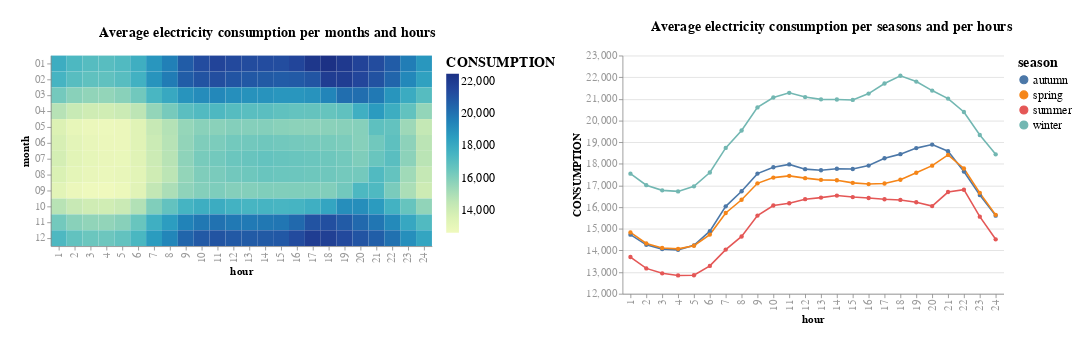

Here is the notebook cell this chart was saved with:
### Code cell
(heatmap_chart | season_chart4).properties(
              padding = 25
             ).configure_view(strokeWidth = 0
             ).configure_axis(labelColor = "#999999",
                              gridWidth = 1,
                              titleFont = 'Helvetica',
                              labelFont = 'Helvetica',
                              titleFontSize = 14,
                              labelFontSize = 14
             ).configure_text(font = 'Helvetica'
             ).configure_title(
                                align='center',
                                anchor='start',
                                offset = 20,
                                fontSize = 18,
                                dx = 100,
                                fontWeight = 'bold'
             ).configure_legend(
                                titleFontSize=18,
                                labelFontSize=15
                              )

### Figure 1 — Vega-Lite specification as saved in the notebook (floating-point values rounded to 4 significant figures; data arrays with more than 128 entries replaced by an {"elided": "..."} marker saying what was removed)
{"config": {"view": {"continuousWidth": 400, "continuousHeight": 300, "strokeWidth": 0}, "axis": {"gridWidth": 1, "labelColor": "#999999", "labelFont": "Helvetica", "labelFontSize": 14, "titleFont": "Helvetica", "titleFontSize": 14}, "legend": {"labelFontSize": 15, "titleFontSize": 18}, "text": {"font": "Helvetica"}, "title": {"align": "center", "anchor": "start", "dx": 100, "fontSize": 18, "fontWeight": "bold", "offset": 20}}, "hconcat": [{"data": {"name": "data-6c3743b0568d3f61b1c2eafd118dcc99"}, "mark": "rect", "encoding": {"color": {"type": "quantitative", "field": "CONSUMPTION"}, "tooltip": [{"type": "quantitative", "field": "CONSUMPTION"}], "x": {"type": "nominal", "field": "hour", "title": "hour"}, "y": {"type": "nominal", "field": "month", "title": "month"}}, "title": "Average electricity consumption per months and hours"}, {"data": {"name": "data-9a82195f90dc4c06e6e8fc4bd93f3e3d"}, "mark": {"type": "line", "point": true}, "encoding": {"color": {"type": "nominal", "field": "season"}, "tooltip": [{"type": "quantitative", "field": "CONSUMPTION"}, {"type": "nominal", "field": "season"}, {"type": "quantitative", "field": "hour"}], "x": {"type": "nominal", "field": "hour"}, "y": {"type": "quantitative", "field": "CONSUMPTION", "scale": {"zero": false}}}, "title": "Average electricity consumption per seasons and per hours"}], "padding": 25, "$schema": "https://vega.github.io/schema/vega-lite/v4.8.1.json", "datasets": {"data-6c3743b0568d3f61b1c2eafd118dcc99": {"elided": "288 records"}, "data-9a82195f90dc4c06e6e8fc4bd93f3e3d": [{"season": "autumn", "hour": 1, "CONSUMPTION": 14730.0}, {"season": "autumn", "hour": 2, "CONSUMPTION": 14260.0}, {"season": "autumn", "hour": 3, "CONSUMPTION": 14060.0}, {"season": "autumn", "hour": 4, "CONSUMPTION": 14030.0}, {"season": "autumn", "hour": 5, "CONSUMPTION": 14240.0}, {"season": "autumn", "hour": 6, "CONSUMPTION": 14890.0}, {"season": "autumn", "hour": 7, "CONSUMPTION": 16040.0}, {"season": "autumn", "hour": 8, "CONSUMPTION": 16740.0}, {"season": "autumn", "hour": 9, "CONSUMPTION": 17550.0}, {"season": "autumn", "hour": 10, "CONSUMPTION": 17840.0}, {"season": "autumn", "hour": 11, "CONSUMPTION": 17970.0}, {"season": "autumn", "hour": 12, "CONSUMPTION": 17760.0}, {"season": "autumn", "hour": 13, "CONSUMPTION": 17700.0}, {"season": "autumn", "hour": 14, "CONSUMPTION": 17770.0}, {"season": "autumn", "hour": 15, "CONSUMPTION": 17760.0}, {"season": "autumn", "hour": 16, "CONSUMPTION": 17920.0}, {"season": "autumn", "hour": 17, "CONSUMPTION": 18260.0}, {"season": "autumn", "hour": 18, "CONSUMPTION": 18450.0}, {"season": "autumn", "hour": 19, "CONSUMPTION": 18730.0}, {"season": "autumn", "hour": 20, "CONSUMPTION": 18890.0}, {"season": "autumn", "hour": 21, "CONSUMPTION": 18580.0}, {"season": "autumn", "hour": 22, "CONSUMPTION": 17650.0}, {"season": "autumn", "hour": 23, "CONSUMPTION": 16560.0}, {"season": "autumn", "hour": 24, "CONSUMPTION": 15610.0}, {"season": "spring", "hour": 1, "CONSUMPTION": 14840.0}, {"season": "spring", "hour": 2, "CONSUMPTION": 14330.0}, {"season": "spring", "hour": 3, "CONSUMPTION": 14120.0}, {"season": "spring", "hour": 4, "CONSUMPTION": 14070.0}, {"season": "spring", "hour": 5, "CONSUMPTION": 14220.0}, {"season": "spring", "hour": 6, "CONSUMPTION": 14740.0}, {"season": "spring", "hour": 7, "CONSUMPTION": 15730.0}, {"season": "spring", "hour": 8, "CONSUMPTION": 16340.0}, {"season": "spring", "hour": 9, "CONSUMPTION": 17100.0}, {"season": "spring", "hour": 10, "CONSUMPTION": 17360.0}, {"season": "spring", "hour": 11, "CONSUMPTION": 17440.0}, {"season": "spring", "hour": 12, "CONSUMPTION": 17340.0}, {"season": "spring", "hour": 13, "CONSUMPTION": 17260.0}, {"season": "spring", "hour": 14, "CONSUMPTION": 17240.0}, {"season": "spring", "hour": 15, "CONSUMPTION": 17120.0}, {"season": "spring", "hour": 16, "CONSUMPTION": 17070.0}, {"season": "spring", "hour": 17, "CONSUMPTION": 17090.0}, {"season": "spring", "hour": 18, "CONSUMPTION": 17270.0}, {"season": "spring", "hour": 19, "CONSUMPTION": 17590.0}, {"season": "spring", "hour": 20, "CONSUMPTION": 17920.0}, {"season": "spring", "hour": 21, "CONSUMPTION": 18410.0}, {"season": "spring", "hour": 22, "CONSUMPTION": 17790.0}, {"season": "spring", "hour": 23, "CONSUMPTION": 16660.0}, {"season": "spring", "hour": 24, "CONSUMPTION": 15640.0}, {"season": "summer", "hour": 1, "CONSUMPTION": 13700.0}, {"season": "summer", "hour": 2, "CONSUMPTION": 13170.0}, {"season": "summer", "hour": 3, "CONSUMPTION": 12940.0}, {"season": "summer", "hour": 4, "CONSUMPTION": 12850.0}, {"season": "summer", "hour": 5, "CONSUMPTION": 12860.0}, {"season": "summer", "hour": 6, "CONSUMPTION": 13290.0}, {"season": "summer", "hour": 7, "CONSUMPTION": 14040.0}, {"season": "summer", "hour": 8, "CONSUMPTION": 14650.0}, {"season": "summer", "hour": 9, "CONSUMPTION": 15610.0}, {"season": "summer", "hour": 10, "CONSUMPTION": 16080.0}, {"season": "summer", "hour": 11, "CONSUMPTION": 16180.0}, {"season": "summer", "hour": 12, "CONSUMPTION": 16370.0}, {"season": "summer", "hour": 13, "CONSUMPTION": 16440.0}, {"season": "summer", "hour": 14, "CONSUMPTION": 16540.0}, {"season": "summer", "hour": 15, "CONSUMPTION": 16470.0}, {"season": "summer", "hour": 16, "CONSUMPTION": 16420.0}, {"season": "summer", "hour": 17, "CONSUMPTION": 16360.0}, {"season": "summer", "hour": 18, "CONSUMPTION": 16330.0}, {"season": "summer", "hour": 19, "CONSUMPTION": 16220.0}, {"season": "summer", "hour": 20, "CONSUMPTION": 16050.0}, {"season": "summer", "hour": 21, "CONSUMPTION": 16700.0}, {"season": "summer", "hour": 22, "CONSUMPTION": 16810.0}, {"season": "summer", "hour": 23, "CONSUMPTION": 15560.0}, {"season": "summer", "hour": 24, "CONSUMPTION": 14520.0}, {"season": "winter", "hour": 1, "CONSUMPTION": 17550.0}, {"season": "winter", "hour": 2, "CONSUMPTION": 17020.0}, {"season": "winter", "hour": 3, "CONSUMPTION": 16780.0}, {"season": "winter", "hour": 4, "CONSUMPTION": 16730.0}, {"season": "winter", "hour": 5, "CONSUMPTION": 16960.0}, {"season": "winter", "hour": 6, "CONSUMPTION": 17600.0}, {"season": "winter", "hour": 7, "CONSUMPTION": 18740.0}, {"season": "winter", "hour": 8, "CONSUMPTION": 19540.0}, {"season": "winter", "hour": 9, "CONSUMPTION": 20610.0}, {"season": "winter", "hour": 10, "CONSUMPTION": 21070.0}, {"season": "winter", "hour": 11, "CONSUMPTION": 21280.0}, {"season": "winter", "hour": 12, "CONSUMPTION": 21080.0}, {"season": "winter", "hour": 13, "CONSUMPTION": 20980.0}, {"season": "winter", "hour": 14, "CONSUMPTION": 20970.0}, {"season": "winter", "hour": 15, "CONSUMPTION": 20950.0}, {"season": "winter", "hour": 16, "CONSUMPTION": 21240.0}, {"season": "winter", "hour": 17, "CONSUMPTION": 21710.0}, {"season": "winter", "hour": 18, "CONSUMPTION": 22070.0}, {"season": "winter", "hour": 19, "CONSUMPTION": 21800.0}, {"season": "winter", "hour": 20, "CONSUMPTION": 21380.0}, {"season": "winter", "hour": 21, "CONSUMPTION": 21010.0}, {"season": "winter", "hour": 22, "CONSUMPTION": 20400.0}, {"season": "winter", "hour": 23, "CONSUMPTION": 19330.0}, {"season": "winter", "hour": 24, "CONSUMPTION": 18440.0}]}}
